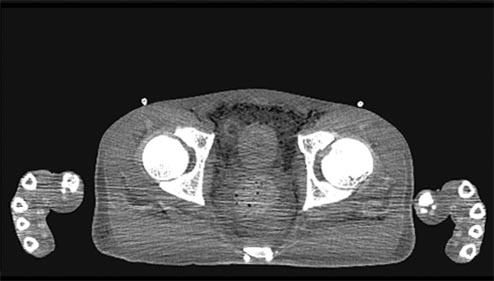
#> input picture Images/4285.jpg, 494 x 281 px; its folder holds only this picture in this run
$ python main.py
#> lines starting #> are read from the running program, lines starting #| are printed output that depends on the picture; after the words box and inside, x2 and y2 are one past the last pixel; in counts of white or black regions, pixels touching at a corner belong together
#> in main, img is the input picture: shape (281, 494, 3); min 0, max 255, mean 65
import cv2
import os
import json

ROOT_DIR = os.path.join("../")
IMG_DIR = os.path.join(ROOT_DIR, "Images")
JSON_DIR = os.path.join(ROOT_DIR, "Json")
TH_OUT = os.path.join(ROOT_DIR, "th_out")


def find_c(image, filename):
#> called with filename = '4285.jpg'
    gray = cv2.cvtColor(image, cv2.COLOR_BGR2GRAY)
    _, th = cv2.threshold(gray, 70, 255, cv2.THRESH_BINARY)
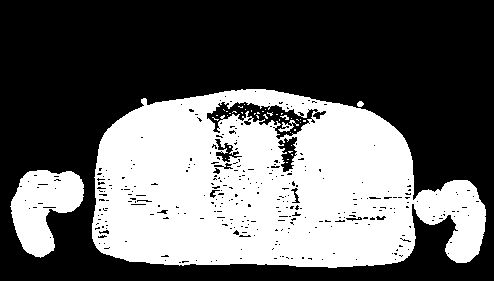
#> th: shape (281, 494); 39.3% white; 42 white regions (37 under 20 px)
    contours, _ = cv2.findContours(th, cv2.RETR_EXTERNAL, cv2.CHAIN_APPROX_NONE)
#> contours = 3 contours; box (x1, y1, x2, y2) and area: (92, 89, 486, 268) 53606, (10, 170, 84, 258) 3890, (357, 101, 364, 107) 24
    image = cv2.drawContours(image, contours, -1, (0, 255, 0), 2)
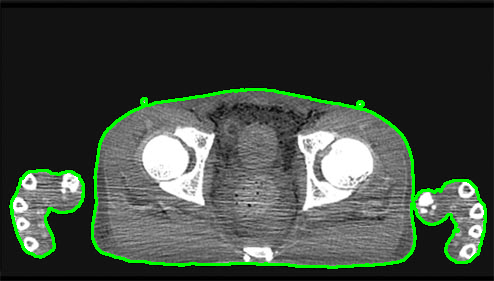
#> image: shape (281, 494, 3); 3.57% of pixels changed, all inside (x1, y1, x2, y2) = (9, 88, 487, 269)
    cv2.imwrite(os.path.join(TH_OUT, filename), image)
    return image, contours


def main():
    image_list = os.listdir(IMG_DIR)

    jsonfilename = image_list[0].strip(".jpg") + "to" + image_list[len(image_list) - 1].strip(".jpg") + ".json"

    json_open = open(os.path.join(JSON_DIR, jsonfilename), 'w')
    json_open.write("{\n}")
    json_open.close()
    json_file = open(os.path.join(JSON_DIR, jsonfilename), 'r')
    json_file_data = json_file.read()
    data = json.loads(json_file_data)

    for file in image_list:
        img = cv2.imread(os.path.join(IMG_DIR, file))
        img, contours = find_c(img, file)

        for n in range(0, len(contours)):
            list_x = []
            list_y = []
            for point in contours[n]:
                for x, y in point:
                    list_x.append(x)
                    list_y.append(y)
#> this loop made 3 passes
        data[file] = {}
        data[file]['all_points_x'] = list_x
        data[file]['all_points_y'] = list_y

    with open(os.path.join(JSON_DIR, jsonfilename), "w") as file_write:
        json.dump(data, file_write, default=int)


if __name__ == '__main__':
    main()
